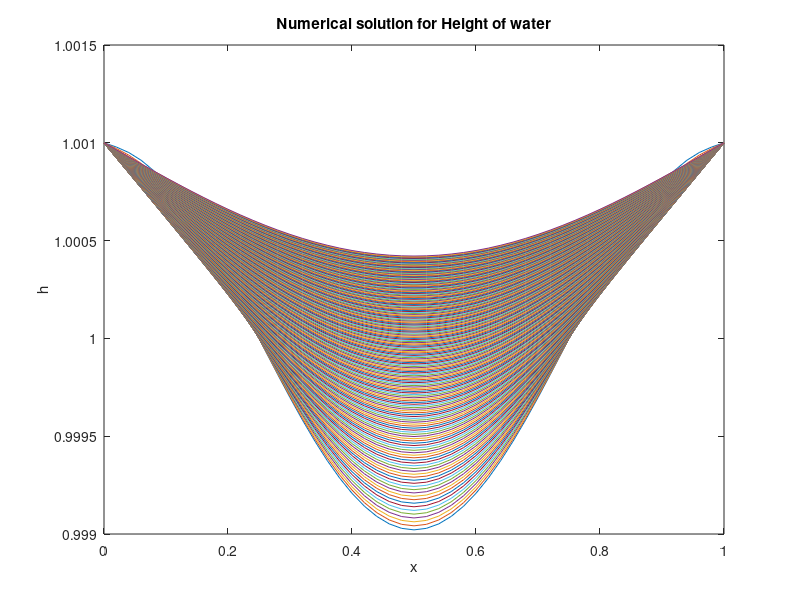
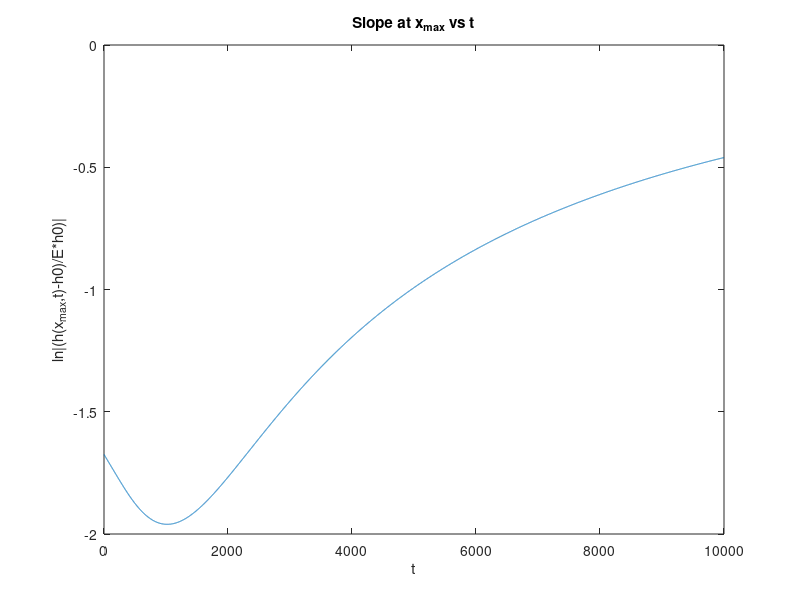

MATLAB code to generate these figures, in order:
close all;
clearvars;

%initial variables 
N=50; %x steps 
m=10000; %number of time steps 
h0=1; %h initial
E=0.001; %episilon - amplitude of wave 
max = floor(N/4); %location of max of fxn 

p=1;
g=9.8; 
u=30;
k=2*pi;
beta=p*g/(3*u); %will = 1/9 for testing 

dx=1/N;
dt=1/m;
alpha = dt/(8*dx^2); 

x = linspace(0,1,N+1); %initialize x variables
h = h0 + E*cos(k*x); %initial values of h
hn=h; %create hn 

%to plot the slope 
y=zeros(1, m);
t=linspace(0,m,m);

%plot(x, hn);
%hold on

for j=1:m
    %numerically calculate next time step
    for i=2:N
        hn(i) = h(i) + beta*alpha*( (h(i)+h(i+1))^3 * (h(i+1)-h(i)) - (h(i)+h(i-1))^3 * (h(i)-h(i-1)));
    end
    
    %prevent each step from being graphed (for computational time's sake)
    if mod(j,50)==0
        plot(x,hn);
        hold on
    end
    
    %to get the slope 
    y(j)=log(abs((h(max)-h0)/(E*h0)));
    
    h=hn;
    
end

%slope 
w = -beta * h0^3 * k^2 / m
coef = polyfit(t, y, 1);
slope = coef(1)

%graphing the wave 
figure(1)
title('Numerical solution for Height of water');
xlabel('x');
ylabel('h');

%graphing the slope 
figure(2)
plot(t, y);
title('Slope at x_{max} vs t');
xlabel('t');
ylabel('ln|(h(x_{max},t)-h0)/E*h0)|');


